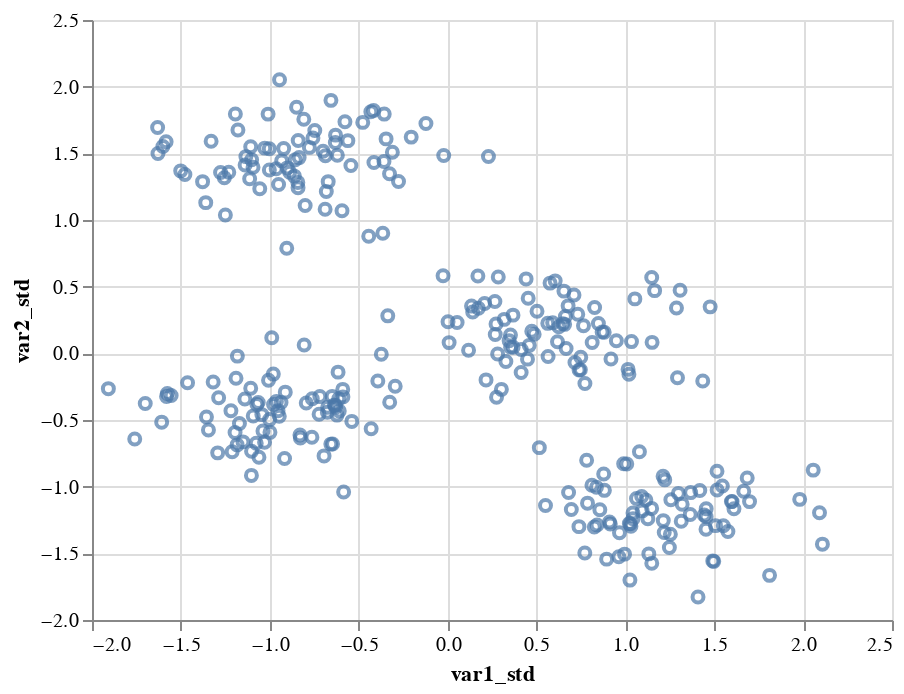

Notebook source saved alongside this figure:
### Code cell
# create chart

alt.Chart(df_std).mark_point().encode(
    alt.X('var1_std:Q'),
    alt.Y('var2_std:Q')
)

### Figure 1 — Vega-Lite specification as saved in the notebook (floating-point values rounded to 4 significant figures; data arrays with more than 128 entries replaced by an {"elided": "..."} marker saying what was removed)
{"config": {"view": {"continuousWidth": 400, "continuousHeight": 300}}, "data": {"name": "data-e1aa9174476f7e44faa9d67cd9250b74"}, "mark": "point", "encoding": {"x": {"field": "var1_std", "type": "quantitative"}, "y": {"field": "var2_std", "type": "quantitative"}}, "$schema": "https://vega.github.io/schema/vega-lite/v4.17.0.json", "datasets": {"data-e1aa9174476f7e44faa9d67cd9250b74": {"elided": "300 records"}}}
